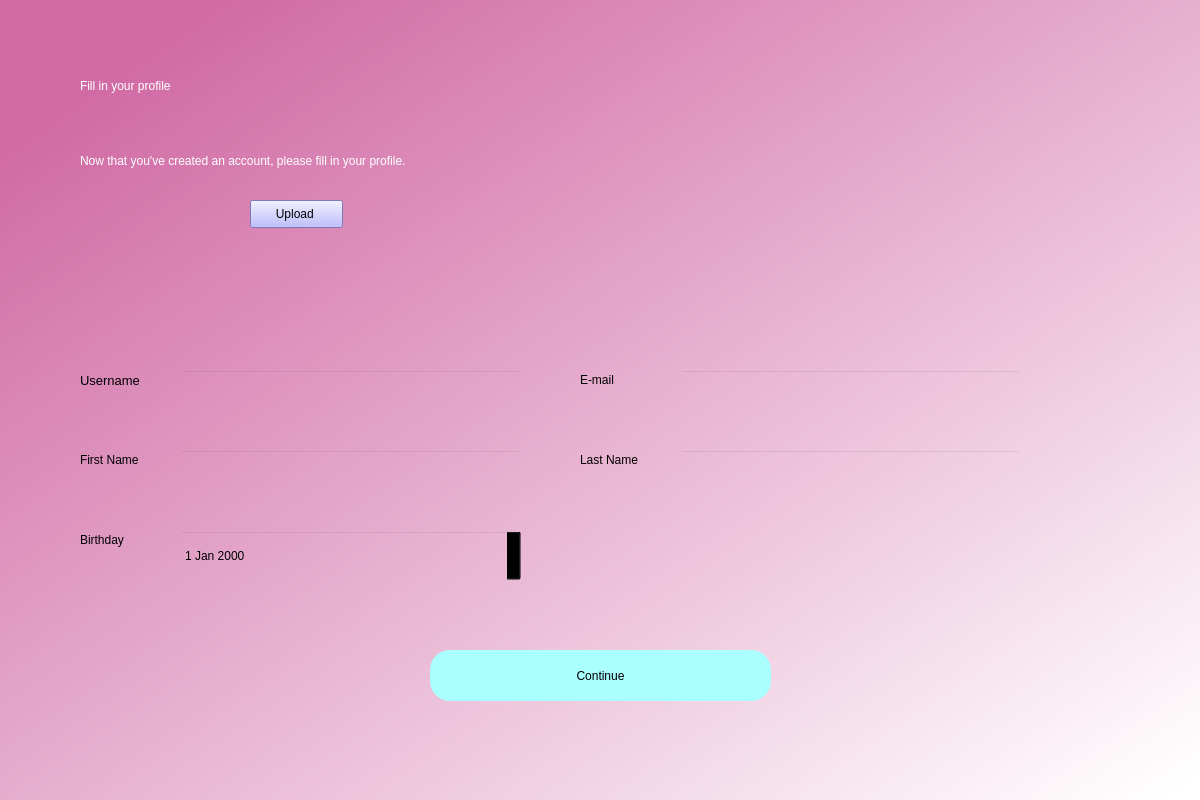
<?xml version="1.0" encoding="UTF-8"?>
<ui version="4.0">
 <class>Dialog</class>
 <widget class="QDialog" name="Dialog">
  <property name="geometry">
   <rect>
    <x>0</x>
    <y>0</y>
    <width>1200</width>
    <height>800</height>
   </rect>
  </property>
  <property name="windowTitle">
   <string>Dialog</string>
  </property>
  <widget class="QWidget" name="bgwidget" native="true">
   <property name="geometry">
    <rect>
     <x>0</x>
     <y>0</y>
     <width>1201</width>
     <height>801</height>
    </rect>
   </property>
   <property name="styleSheet">
    <string notr="true">QWidget#bgwidget{
background-color:qlineargradient(spread:pad, x1:0.091, y1:0.101636, x2:0.991379, y2:0.977, stop:0 rgba(209, 107, 165, 255), stop:1 rgba(255, 255, 255, 255));}</string>
   </property>
   <widget class="QLabel" name="label">
    <property name="geometry">
     <rect>
      <x>80</x>
      <y>50</y>
      <width>471</width>
      <height>71</height>
     </rect>
    </property>
    <property name="styleSheet">
     <string notr="true">font: 36pt &quot;MS Shell Dlg 2&quot;; color:rgb(255, 255, 255)</string>
    </property>
    <property name="text">
     <string>Fill in your profile</string>
    </property>
   </widget>
   <widget class="QLabel" name="label_2">
    <property name="geometry">
     <rect>
      <x>80</x>
      <y>140</y>
      <width>761</width>
      <height>41</height>
     </rect>
    </property>
    <property name="styleSheet">
     <string notr="true">font: 16pt &quot;MS Shell Dlg 2&quot;;color:rgb(255, 255, 255)</string>
    </property>
    <property name="text">
     <string>Now that you've created an account, please fill in your profile.</string>
    </property>
   </widget>
   <widget class="QPushButton" name="cont">
    <property name="geometry">
     <rect>
      <x>430</x>
      <y>650</y>
      <width>341</width>
      <height>51</height>
     </rect>
    </property>
    <property name="styleSheet">
     <string notr="true">border-radius:20px;
background-color: rgb(170, 255, 255);
font: 14pt &quot;MS Shell Dlg 2&quot;;</string>
    </property>
    <property name="text">
     <string>Continue</string>
    </property>
   </widget>
   <widget class="QLineEdit" name="username">
    <property name="geometry">
     <rect>
      <x>180</x>
      <y>370</y>
      <width>341</width>
      <height>51</height>
     </rect>
    </property>
    <property name="styleSheet">
     <string notr="true">background-color:rgba(0,0,0,0);
font: 12pt &quot;MS Shell Dlg 2&quot;;</string>
    </property>
   </widget>
   <widget class="QLineEdit" name="firstname">
    <property name="geometry">
     <rect>
      <x>180</x>
      <y>450</y>
      <width>341</width>
      <height>51</height>
     </rect>
    </property>
    <property name="styleSheet">
     <string notr="true">background-color:rgba(0,0,0,0);
font: 12pt &quot;MS Shell Dlg 2&quot;;</string>
    </property>
   </widget>
   <widget class="QLabel" name="label_3">
    <property name="geometry">
     <rect>
      <x>80</x>
      <y>370</y>
      <width>81</width>
      <height>20</height>
     </rect>
    </property>
    <property name="font">
     <font>
      <family>MS Shell Dlg 2</family>
      <pointsize>10</pointsize>
      <weight>50</weight>
      <italic>false</italic>
      <bold>false</bold>
     </font>
    </property>
    <property name="styleSheet">
     <string notr="true">font: 10pt &quot;MS Shell Dlg 2&quot;;</string>
    </property>
    <property name="text">
     <string>Username</string>
    </property>
   </widget>
   <widget class="QLabel" name="label_4">
    <property name="geometry">
     <rect>
      <x>80</x>
      <y>450</y>
      <width>81</width>
      <height>20</height>
     </rect>
    </property>
    <property name="styleSheet">
     <string notr="true">font: 10pt &quot;MS Shell Dlg 2&quot;;</string>
    </property>
    <property name="text">
     <string>First Name</string>
    </property>
   </widget>
   <widget class="QLabel" name="error">
    <property name="geometry">
     <rect>
      <x>440</x>
      <y>456</y>
      <width>341</width>
      <height>20</height>
     </rect>
    </property>
    <property name="styleSheet">
     <string notr="true">font: 12pt &quot;MS Shell Dlg 2&quot;; color:red;</string>
    </property>
    <property name="text">
     <string/>
    </property>
   </widget>
   <widget class="QLabel" name="label_5">
    <property name="geometry">
     <rect>
      <x>580</x>
      <y>450</y>
      <width>81</width>
      <height>20</height>
     </rect>
    </property>
    <property name="styleSheet">
     <string notr="true">font: 10pt &quot;MS Shell Dlg 2&quot;;</string>
    </property>
    <property name="text">
     <string>Last Name</string>
    </property>
   </widget>
   <widget class="QLineEdit" name="lastname">
    <property name="geometry">
     <rect>
      <x>680</x>
      <y>450</y>
      <width>341</width>
      <height>51</height>
     </rect>
    </property>
    <property name="styleSheet">
     <string notr="true">background-color:rgba(0,0,0,0);
font: 12pt &quot;MS Shell Dlg 2&quot;;</string>
    </property>
   </widget>
   <widget class="QDateEdit" name="birthday">
    <property name="geometry">
     <rect>
      <x>180</x>
      <y>530</y>
      <width>341</width>
      <height>51</height>
     </rect>
    </property>
    <property name="styleSheet">
     <string notr="true">background-color:rgba(0,0,0,0);
font: 12pt &quot;MS Shell Dlg 2&quot;;</string>
    </property>
   </widget>
   <widget class="QLabel" name="label_6">
    <property name="geometry">
     <rect>
      <x>80</x>
      <y>530</y>
      <width>81</width>
      <height>20</height>
     </rect>
    </property>
    <property name="styleSheet">
     <string notr="true">font: 10pt &quot;MS Shell Dlg 2&quot;;</string>
    </property>
    <property name="text">
     <string>Birthday</string>
    </property>
   </widget>
   <widget class="QLabel" name="image">
    <property name="geometry">
     <rect>
      <x>80</x>
      <y>190</y>
      <width>151</width>
      <height>141</height>
     </rect>
    </property>
    <property name="styleSheet">
     <string notr="true">border-radius:50%;</string>
    </property>
    <property name="text">
     <string/>
    </property>
    <property name="scaledContents">
     <bool>true</bool>
    </property>
   </widget>
   <widget class="QPushButton" name="upload">
    <property name="geometry">
     <rect>
      <x>250</x>
      <y>200</y>
      <width>93</width>
      <height>28</height>
     </rect>
    </property>
    <property name="styleSheet">
     <string notr="true">border-color: rgb(85, 0, 255);
background-color: rgb(170, 170, 255);</string>
    </property>
    <property name="text">
     <string>Upload </string>
    </property>
   </widget>
   <widget class="QLineEdit" name="email">
    <property name="geometry">
     <rect>
      <x>680</x>
      <y>370</y>
      <width>341</width>
      <height>51</height>
     </rect>
    </property>
    <property name="styleSheet">
     <string notr="true">background-color:rgba(0,0,0,0);
font: 12pt &quot;MS Shell Dlg 2&quot;;</string>
    </property>
   </widget>
   <widget class="QLabel" name="label_7">
    <property name="geometry">
     <rect>
      <x>580</x>
      <y>370</y>
      <width>81</width>
      <height>20</height>
     </rect>
    </property>
    <property name="styleSheet">
     <string notr="true">font: 10pt &quot;MS Shell Dlg 2&quot;;</string>
    </property>
    <property name="text">
     <string>E-mail</string>
    </property>
   </widget>
  </widget>
 </widget>
 <resources/>
 <connections/>
</ui>
